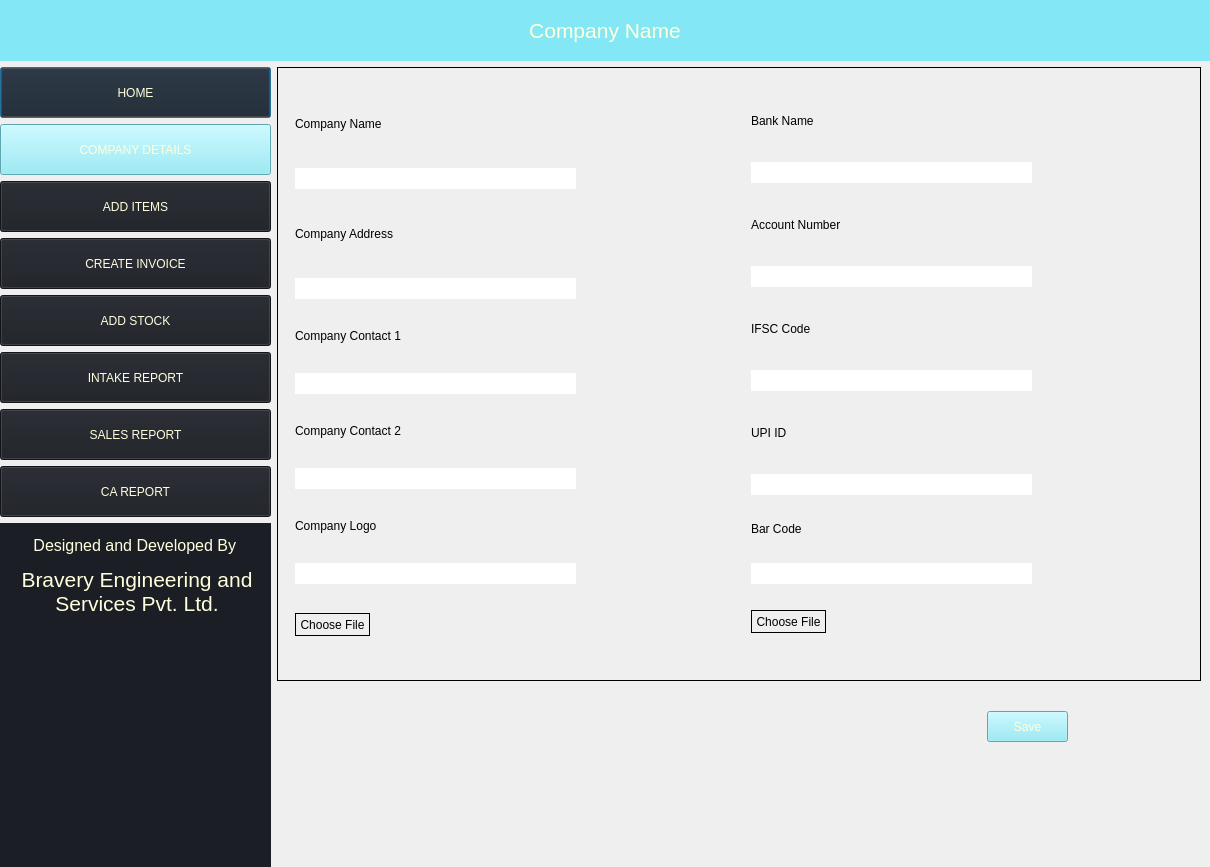
<?xml version="1.0" encoding="UTF-8"?>
<ui version="4.0">
 <class>Dialog</class>
 <widget class="QDialog" name="Dialog">
  <property name="geometry">
   <rect>
    <x>0</x>
    <y>0</y>
    <width>1210</width>
    <height>867</height>
   </rect>
  </property>
  <property name="minimumSize">
   <size>
    <width>800</width>
    <height>600</height>
   </size>
  </property>
  <property name="maximumSize">
   <size>
    <width>4096</width>
    <height>1920</height>
   </size>
  </property>
  <property name="windowTitle">
   <string>Dialog</string>
  </property>
  <layout class="QGridLayout" name="gridLayout">
   <property name="leftMargin">
    <number>0</number>
   </property>
   <property name="topMargin">
    <number>0</number>
   </property>
   <property name="rightMargin">
    <number>0</number>
   </property>
   <property name="bottomMargin">
    <number>0</number>
   </property>
   <item row="1" column="0">
    <widget class="QWidget" name="widget_2" native="true">
     <property name="minimumSize">
      <size>
       <width>271</width>
       <height>800</height>
      </size>
     </property>
     <property name="maximumSize">
      <size>
       <width>300</width>
       <height>1920</height>
      </size>
     </property>
     <layout class="QVBoxLayout" name="verticalLayout">
      <property name="leftMargin">
       <number>0</number>
      </property>
      <property name="topMargin">
       <number>0</number>
      </property>
      <property name="rightMargin">
       <number>0</number>
      </property>
      <property name="bottomMargin">
       <number>0</number>
      </property>
      <item>
       <widget class="QPushButton" name="homeBtn">
        <property name="minimumSize">
         <size>
          <width>239</width>
          <height>51</height>
         </size>
        </property>
        <property name="styleSheet">
         <string notr="true">background-color:rgb(27, 30, 36); color: rgb(255, 255, 221)</string>
        </property>
        <property name="text">
         <string>HOME</string>
        </property>
        <property name="icon">
         <iconset theme="home">
          <normaloff>../</normaloff>../</iconset>
        </property>
       </widget>
      </item>
      <item>
       <widget class="QPushButton" name="companyBtn">
        <property name="minimumSize">
         <size>
          <width>239</width>
          <height>51</height>
         </size>
        </property>
        <property name="styleSheet">
         <string notr="true">background-color: rgb(132, 231, 245); color: rgb(255, 255, 221)</string>
        </property>
        <property name="text">
         <string>COMPANY DETAILS</string>
        </property>
       </widget>
      </item>
      <item>
       <widget class="QPushButton" name="addItemsBtn">
        <property name="minimumSize">
         <size>
          <width>239</width>
          <height>51</height>
         </size>
        </property>
        <property name="styleSheet">
         <string notr="true">background-color:  rgb(27, 30, 36); color: rgb(255, 255, 221)</string>
        </property>
        <property name="text">
         <string>ADD ITEMS</string>
        </property>
       </widget>
      </item>
      <item>
       <widget class="QPushButton" name="createInvoiceBtn">
        <property name="minimumSize">
         <size>
          <width>239</width>
          <height>51</height>
         </size>
        </property>
        <property name="styleSheet">
         <string notr="true">background-color:  rgb(27, 30, 36); color: rgb(255, 255, 221)</string>
        </property>
        <property name="text">
         <string>CREATE INVOICE</string>
        </property>
       </widget>
      </item>
      <item>
       <widget class="QPushButton" name="addStockBtn">
        <property name="minimumSize">
         <size>
          <width>239</width>
          <height>51</height>
         </size>
        </property>
        <property name="styleSheet">
         <string notr="true">background-color:  rgb(27, 30, 36); color: rgb(255, 255, 221)</string>
        </property>
        <property name="text">
         <string>ADD STOCK</string>
        </property>
       </widget>
      </item>
      <item>
       <widget class="QPushButton" name="stockDetailsBtn">
        <property name="minimumSize">
         <size>
          <width>239</width>
          <height>51</height>
         </size>
        </property>
        <property name="styleSheet">
         <string notr="true">background-color:  rgb(27, 30, 36); color: rgb(255, 255, 221)</string>
        </property>
        <property name="text">
         <string>INTAKE REPORT</string>
        </property>
       </widget>
      </item>
      <item>
       <widget class="QPushButton" name="salesReportBtn">
        <property name="minimumSize">
         <size>
          <width>239</width>
          <height>51</height>
         </size>
        </property>
        <property name="styleSheet">
         <string notr="true">background-color:  rgb(27, 30, 36); color: rgb(255, 255, 221)</string>
        </property>
        <property name="text">
         <string>SALES REPORT</string>
        </property>
       </widget>
      </item>
      <item>
       <widget class="QPushButton" name="caReportBtn">
        <property name="minimumSize">
         <size>
          <width>239</width>
          <height>51</height>
         </size>
        </property>
        <property name="styleSheet">
         <string notr="true">background-color:  rgb(27, 30, 36); color: rgb(255, 255, 221)</string>
        </property>
        <property name="text">
         <string>CA REPORT</string>
        </property>
       </widget>
      </item>
      <item>
       <widget class="QLabel" name="label_2">
        <property name="minimumSize">
         <size>
          <width>239</width>
          <height>200</height>
         </size>
        </property>
        <property name="maximumSize">
         <size>
          <width>16777215</width>
          <height>400</height>
         </size>
        </property>
        <property name="styleSheet">
         <string notr="true">background-color: rgb(27, 30, 36); color: rgb(255, 255, 221);padding-top:10px</string>
        </property>
        <property name="text">
         <string>&lt;html&gt;&lt;head/&gt;&lt;body&gt;&lt;p align=&quot;center&quot;&gt;&lt;span style=&quot; font-size:12pt;&quot;&gt;Designed and Developed By &lt;/span&gt;&lt;/p&gt;&lt;p align=&quot;center&quot;&gt;&lt;span style=&quot; font-size:16pt;&quot;&gt;Bravery Engineering and Services Pvt. Ltd.&lt;/span&gt;&lt;/p&gt;&lt;/body&gt;&lt;/html&gt;</string>
        </property>
        <property name="scaledContents">
         <bool>true</bool>
        </property>
        <property name="alignment">
         <set>Qt::AlignLeading|Qt::AlignLeft|Qt::AlignTop</set>
        </property>
        <property name="wordWrap">
         <bool>true</bool>
        </property>
       </widget>
      </item>
     </layout>
    </widget>
   </item>
   <item row="0" column="0" colspan="2">
    <widget class="QLabel" name="label">
     <property name="minimumSize">
      <size>
       <width>239</width>
       <height>61</height>
      </size>
     </property>
     <property name="maximumSize">
      <size>
       <width>4096</width>
       <height>61</height>
      </size>
     </property>
     <property name="styleSheet">
      <string notr="true">background-color: rgb(132, 231, 245); color: rgb(255, 255, 221)</string>
     </property>
     <property name="text">
      <string>&lt;html&gt;&lt;head/&gt;&lt;body&gt;&lt;p align=&quot;center&quot;&gt;&lt;span style=&quot; font-size:16pt;&quot;&gt;Company Name&lt;/span&gt;&lt;/p&gt;&lt;/body&gt;&lt;/html&gt;</string>
     </property>
    </widget>
   </item>
   <item row="1" column="1">
    <layout class="QVBoxLayout" name="verticalLayout_4">
     <property name="rightMargin">
      <number>9</number>
     </property>
     <item>
      <widget class="QWidget" name="widget" native="true">
       <property name="styleSheet">
        <string notr="true">border:1px solid</string>
       </property>
       <layout class="QHBoxLayout" name="horizontalLayout">
        <item>
         <widget class="QFrame" name="frame_2">
          <property name="styleSheet">
           <string notr="true">border:opx </string>
          </property>
          <layout class="QVBoxLayout" name="verticalLayout_2">
           <item>
            <widget class="QLabel" name="label_3">
             <property name="minimumSize">
              <size>
               <width>81</width>
               <height>31</height>
              </size>
             </property>
             <property name="maximumSize">
              <size>
               <width>162</width>
               <height>31</height>
              </size>
             </property>
             <property name="styleSheet">
              <string notr="true">border:0px</string>
             </property>
             <property name="text">
              <string>Company Name</string>
             </property>
            </widget>
           </item>
           <item>
            <widget class="QLineEdit" name="companyNameText">
             <property name="minimumSize">
              <size>
               <width>281</width>
               <height>21</height>
              </size>
             </property>
             <property name="maximumSize">
              <size>
               <width>281</width>
               <height>21</height>
              </size>
             </property>
            </widget>
           </item>
           <item>
            <widget class="QLabel" name="label_4">
             <property name="minimumSize">
              <size>
               <width>91</width>
               <height>31</height>
              </size>
             </property>
             <property name="maximumSize">
              <size>
               <width>162</width>
               <height>31</height>
              </size>
             </property>
             <property name="styleSheet">
              <string notr="true">border:0px</string>
             </property>
             <property name="text">
              <string>Company Address</string>
             </property>
            </widget>
           </item>
           <item>
            <widget class="QLineEdit" name="companyAddressText">
             <property name="minimumSize">
              <size>
               <width>281</width>
               <height>21</height>
              </size>
             </property>
             <property name="maximumSize">
              <size>
               <width>281</width>
               <height>21</height>
              </size>
             </property>
            </widget>
           </item>
           <item>
            <widget class="QLabel" name="label_5">
             <property name="minimumSize">
              <size>
               <width>101</width>
               <height>16</height>
              </size>
             </property>
             <property name="maximumSize">
              <size>
               <width>162</width>
               <height>16</height>
              </size>
             </property>
             <property name="styleSheet">
              <string notr="true">border:0px</string>
             </property>
             <property name="text">
              <string>Company Contact 1</string>
             </property>
            </widget>
           </item>
           <item>
            <widget class="QLineEdit" name="companyContact1Text">
             <property name="minimumSize">
              <size>
               <width>281</width>
               <height>21</height>
              </size>
             </property>
             <property name="maximumSize">
              <size>
               <width>281</width>
               <height>21</height>
              </size>
             </property>
            </widget>
           </item>
           <item>
            <widget class="QLabel" name="label_6">
             <property name="minimumSize">
              <size>
               <width>101</width>
               <height>16</height>
              </size>
             </property>
             <property name="maximumSize">
              <size>
               <width>162</width>
               <height>16</height>
              </size>
             </property>
             <property name="styleSheet">
              <string notr="true">border:0px</string>
             </property>
             <property name="text">
              <string>Company Contact 2</string>
             </property>
            </widget>
           </item>
           <item>
            <widget class="QLineEdit" name="companyContact2Text">
             <property name="minimumSize">
              <size>
               <width>281</width>
               <height>21</height>
              </size>
             </property>
             <property name="maximumSize">
              <size>
               <width>281</width>
               <height>21</height>
              </size>
             </property>
            </widget>
           </item>
           <item>
            <widget class="QLabel" name="label_9">
             <property name="maximumSize">
              <size>
               <width>162</width>
               <height>16</height>
              </size>
             </property>
             <property name="styleSheet">
              <string notr="true">border:0px</string>
             </property>
             <property name="text">
              <string>Company Logo</string>
             </property>
            </widget>
           </item>
           <item>
            <widget class="QLineEdit" name="companyLogoText">
             <property name="enabled">
              <bool>false</bool>
             </property>
             <property name="minimumSize">
              <size>
               <width>281</width>
               <height>21</height>
              </size>
             </property>
             <property name="maximumSize">
              <size>
               <width>281</width>
               <height>21</height>
              </size>
             </property>
            </widget>
           </item>
           <item>
            <widget class="QPushButton" name="logoBtn">
             <property name="maximumSize">
              <size>
               <width>75</width>
               <height>23</height>
              </size>
             </property>
             <property name="styleSheet">
              <string notr="true">border: 1px solid</string>
             </property>
             <property name="text">
              <string>Choose File</string>
             </property>
            </widget>
           </item>
          </layout>
         </widget>
        </item>
        <item>
         <widget class="QFrame" name="frame_3">
          <property name="styleSheet">
           <string notr="true">border:0px</string>
          </property>
          <layout class="QVBoxLayout" name="verticalLayout_3">
           <item>
            <widget class="QLabel" name="label_11">
             <property name="minimumSize">
              <size>
               <width>81</width>
               <height>31</height>
              </size>
             </property>
             <property name="maximumSize">
              <size>
               <width>162</width>
               <height>31</height>
              </size>
             </property>
             <property name="styleSheet">
              <string notr="true">border:0px</string>
             </property>
             <property name="text">
              <string>Bank Name</string>
             </property>
            </widget>
           </item>
           <item>
            <widget class="QLineEdit" name="companyBankNameText">
             <property name="minimumSize">
              <size>
               <width>281</width>
               <height>21</height>
              </size>
             </property>
             <property name="maximumSize">
              <size>
               <width>281</width>
               <height>21</height>
              </size>
             </property>
            </widget>
           </item>
           <item>
            <widget class="QLabel" name="label_15">
             <property name="minimumSize">
              <size>
               <width>81</width>
               <height>31</height>
              </size>
             </property>
             <property name="maximumSize">
              <size>
               <width>162</width>
               <height>31</height>
              </size>
             </property>
             <property name="styleSheet">
              <string notr="true">border:0px</string>
             </property>
             <property name="text">
              <string>Account Number</string>
             </property>
            </widget>
           </item>
           <item>
            <widget class="QLineEdit" name="companyAcNumberText">
             <property name="minimumSize">
              <size>
               <width>281</width>
               <height>21</height>
              </size>
             </property>
             <property name="maximumSize">
              <size>
               <width>281</width>
               <height>21</height>
              </size>
             </property>
            </widget>
           </item>
           <item>
            <widget class="QLabel" name="label_12">
             <property name="minimumSize">
              <size>
               <width>81</width>
               <height>31</height>
              </size>
             </property>
             <property name="maximumSize">
              <size>
               <width>162</width>
               <height>31</height>
              </size>
             </property>
             <property name="styleSheet">
              <string notr="true">border:0px</string>
             </property>
             <property name="text">
              <string>IFSC Code</string>
             </property>
            </widget>
           </item>
           <item>
            <widget class="QLineEdit" name="companyIfscCodeText">
             <property name="minimumSize">
              <size>
               <width>281</width>
               <height>21</height>
              </size>
             </property>
             <property name="maximumSize">
              <size>
               <width>281</width>
               <height>21</height>
              </size>
             </property>
            </widget>
           </item>
           <item>
            <widget class="QLabel" name="label_10">
             <property name="minimumSize">
              <size>
               <width>81</width>
               <height>31</height>
              </size>
             </property>
             <property name="maximumSize">
              <size>
               <width>162</width>
               <height>31</height>
              </size>
             </property>
             <property name="styleSheet">
              <string notr="true">border:0px</string>
             </property>
             <property name="text">
              <string>UPI ID</string>
             </property>
            </widget>
           </item>
           <item>
            <widget class="QLineEdit" name="companyUpiIdText">
             <property name="minimumSize">
              <size>
               <width>281</width>
               <height>21</height>
              </size>
             </property>
             <property name="maximumSize">
              <size>
               <width>281</width>
               <height>21</height>
              </size>
             </property>
            </widget>
           </item>
           <item>
            <widget class="QLabel" name="label_14">
             <property name="maximumSize">
              <size>
               <width>162</width>
               <height>16</height>
              </size>
             </property>
             <property name="styleSheet">
              <string notr="true">border:0px</string>
             </property>
             <property name="text">
              <string>Bar Code</string>
             </property>
            </widget>
           </item>
           <item>
            <widget class="QLineEdit" name="companyBarCodeText">
             <property name="enabled">
              <bool>false</bool>
             </property>
             <property name="minimumSize">
              <size>
               <width>281</width>
               <height>21</height>
              </size>
             </property>
             <property name="maximumSize">
              <size>
               <width>281</width>
               <height>21</height>
              </size>
             </property>
            </widget>
           </item>
           <item>
            <widget class="QPushButton" name="barCodeBtn">
             <property name="minimumSize">
              <size>
               <width>75</width>
               <height>23</height>
              </size>
             </property>
             <property name="maximumSize">
              <size>
               <width>75</width>
               <height>23</height>
              </size>
             </property>
             <property name="styleSheet">
              <string notr="true">border: 1px solid
</string>
             </property>
             <property name="text">
              <string>Choose File</string>
             </property>
            </widget>
           </item>
          </layout>
         </widget>
        </item>
       </layout>
      </widget>
     </item>
     <item>
      <widget class="QWidget" name="widget" native="true">
       <property name="sizePolicy">
        <sizepolicy hsizetype="Expanding" vsizetype="Preferred">
         <horstretch>0</horstretch>
         <verstretch>0</verstretch>
        </sizepolicy>
       </property>
       <property name="minimumSize">
        <size>
         <width>450</width>
         <height>0</height>
        </size>
       </property>
       <property name="maximumSize">
        <size>
         <width>800</width>
         <height>80</height>
        </size>
       </property>
       <layout class="QHBoxLayout" name="horizontalLayout_2">
        <item>
         <spacer name="horizontalSpacer_2">
          <property name="orientation">
           <enum>Qt::Horizontal</enum>
          </property>
          <property name="sizeType">
           <enum>QSizePolicy::Expanding</enum>
          </property>
          <property name="sizeHint" stdset="0">
           <size>
            <width>800</width>
            <height>20</height>
           </size>
          </property>
         </spacer>
        </item>
        <item>
         <widget class="QPushButton" name="saveDetailsBtn">
          <property name="minimumSize">
           <size>
            <width>81</width>
            <height>31</height>
           </size>
          </property>
          <property name="maximumSize">
           <size>
            <width>81</width>
            <height>31</height>
           </size>
          </property>
          <property name="styleSheet">
           <string notr="true">background-color:rgb(132, 231, 245); color: rgb(255, 255, 221)</string>
          </property>
          <property name="text">
           <string>Save</string>
          </property>
         </widget>
        </item>
       </layout>
      </widget>
     </item>
     <item>
      <spacer name="verticalSpacer">
       <property name="orientation">
        <enum>Qt::Vertical</enum>
       </property>
       <property name="sizeType">
        <enum>QSizePolicy::Fixed</enum>
       </property>
       <property name="sizeHint" stdset="0">
        <size>
         <width>20</width>
         <height>100</height>
        </size>
       </property>
      </spacer>
     </item>
    </layout>
   </item>
  </layout>
 </widget>
 <tabstops>
  <tabstop>homeBtn</tabstop>
  <tabstop>companyBtn</tabstop>
  <tabstop>addItemsBtn</tabstop>
  <tabstop>createInvoiceBtn</tabstop>
  <tabstop>addStockBtn</tabstop>
 </tabstops>
 <resources>
  <include location="logo.qrc"/>
 </resources>
 <connections/>
</ui>
